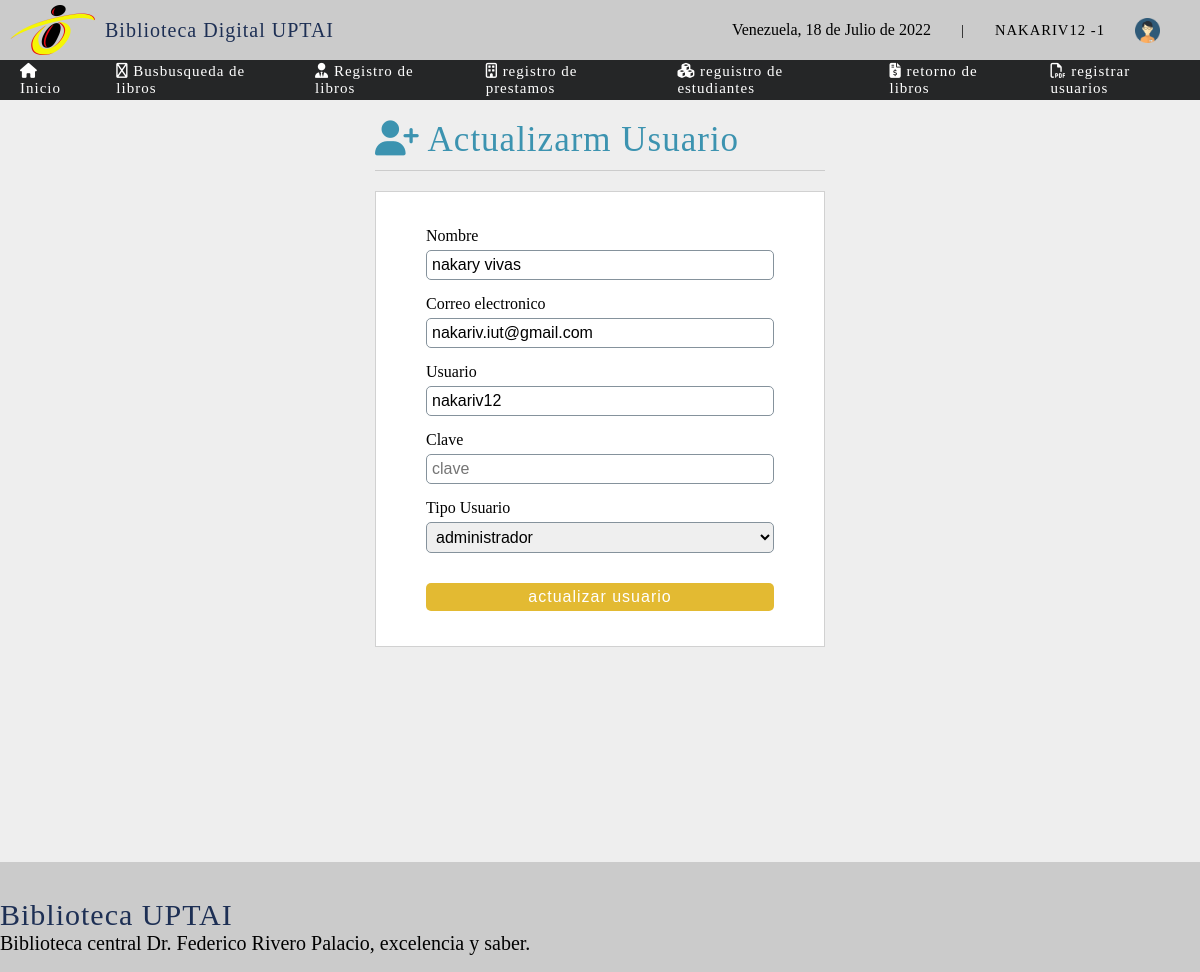
Screenshot of /sistema/editar_usuarios.php?id=1 (signed in) with the database file from the repository.
### tables this page shows
CREATE TABLE `usuarios` (
  `idusuario` int(11) NOT NULL,
  `nombre_u` varchar(50) DEFAULT NULL,
  `correo` varchar(50) DEFAULT NULL,
  `usuario` varchar(15) DEFAULT NULL,
  `clave` varchar(100) DEFAULT NULL,
  `rol` int(11) DEFAULT NULL,
  `status` int(2) NOT NULL DEFAULT 1,
  `id_userCreador` int(11) DEFAULT NULL,
  `id_userDeleted` int(11) DEFAULT NULL
);

CREATE TABLE `rol` (
  `idrol` int(11) NOT NULL,
  `rol` varchar(20) DEFAULT NULL
);

### sistema/editar_usuarios.php (the view, shortened to what this page needs)
<?php
include "../conexion.php";
  	$iduser = $_REQUEST['id'];
	$sql = mysqli_query($conection,"SELECT u.idusuario, u.nombre_u, u.correo, u.usuario, (r.rol) as rol, (r.idrol) as idrol
										FROM usuarios u
										INNER JOIN rol r
										ON u.rol = r.idrol
		 								WHERE idusuario = $iduser and status = 1  AND status = 1");
	$result_sql = mysqli_num_rows($sql);
	if ($result_sql == 0) {
		header('location: lista_usuarios.php');
	}else{
		$option = '';
		while ($data = mysqli_fetch_array($sql)) {
			$nombre = $data['nombre_u'];
			$correo = $data['correo'];
			$usuario = $data['usuario'];
			$rol = $data['rol'];
			$idrol = $data['idrol'];
		if ($idrol == 1) {
				$option = '<option value="'.$idrol.'"select>'.$rol.'</option>';
			}else if ($idrol == 2) {
				$option = '<option value="'.$idrol.'"select>'.$rol.'</option>';
			}else if ($idrol == 3) {
				$option = '<option value="'.$idrol.'"select>'.$rol.'</option>';
			}
		}
	}
?>
<!DOCTYPE html>
<html lang="en">
<head>
	<?php include "vista/includes/scripts.php";?>
</head>
<body>
	<?php include "vista/includes/header.php"; ?>
	<div class="container">
	<section id="container">
	<div class="form_register">
		<h1><i class="fas fa-user-plus"></i> Actualizarm Usuario</h1>
		<hr>
		<form action="" method="post">
			<label for="nombre">Nombre</label>
			<input type="text" name="nombre" id="nombre" placeholder="Nombre completo" value="<?php echo $nombre; ?>">
			<label for="correo">Correo electronico</label>
			<input type="email" name="correo" id="correo" placeholder="correo electronico" value="<?php echo $correo; ?>">
			<label for="usuario">Usuario</label>
			<input type="text" name="usuario" id="usuario" placeholder="usuario" value="<?php echo $usuario; ?>">
			<label for="clave">Clave</label>
			<input type="password" name="clave" id="clave" placeholder="clave">
			<label for="rol">Tipo Usuario</label>
			<select name="rol" id="rol" class="notItemOne">
			<?php
			echo $option;
			?>
			</select>
			<input type="submit" value="actualizar usuario" class="btn_save">
		</form>
	</div>
	</section>
	</div>
	<?php include "vista/includes/footer.php";?>
</body>
</html>

### sistema/vista/css/estilos1.css (style rules this page uses)
* { margin: 0; padding: 0; box-sizing: border-box; }
body { margin: 0; background: #EEEEEE; }
h1, h2, h3, h4, h5, h6 { font-family: 'Piazzolla'; font-weight: normal; letter-spacing: 1px; color: #1D2F54;; }
h1 { font-size: 26px; }
#container { padding: 90px 15px 15px; }
.form_register { width: 450px; margin: auto; margin-top: 30px; }
.form_register h1 { color: #3c93b0; }
hr { border: 0; background: #ccc; height: 1px; margin: 10px 0; display: block; }
form { background: #fff; margin: auto; padding: 20px 50px; border: 1px solid #d1d1d1; }
label { display: block; font-size: 12pt; font-family: 'GothamBook'; margin: 15px auto 5px auto; }
input,select { display: block; width: 100%; font-size: 12pt; padding: 5px; border: 1px solid #85929c; border-radius: 5px; }
.notItemOne option:first-child { display: none; }
.btn_save { font-size: 12pt; background: #E3BA32; color: #fff; letter-spacing: 1px; border: 0; cursor: pointer; margin: 30px auto 15px auto; display: block; border-radius: 5px; }
#container h1 { font-size: 35px; display: inline-block; }

### rows the page displays
usuarios: nombre "nakary vivas", correo "nakariv.iut@gmail.com", usuario "nakariv12", rol "administrador"

### other values shown
fechaC() "18 de Julio de 2022"
$_SESSION['user'] "NAKARIV12"
$_SESSION['rol'] "1"
